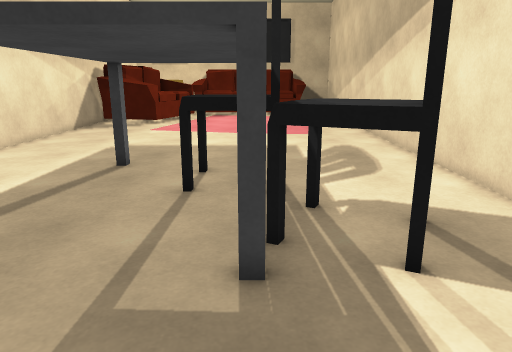
view 1 (above)

16 first-person views from a walk through a Unity game level. The camera is 1.4 m above the floor, tilts 14° down and sees 70° across. The floor is counted in squares, 0.5 m on a side. Each view is taken from the middle of a square. On the plan, view 1 faces up. The plan holds only what a view shows up to about 20 squares ahead; the rest is blank. The place goes on beyond the plan. The player character is not drawn.

view 2
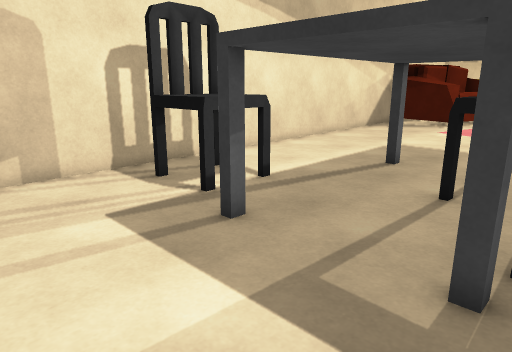

view 3
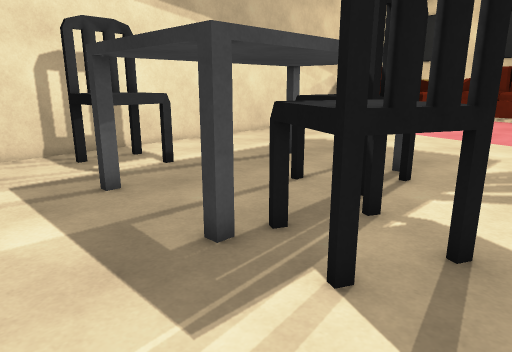

view 4
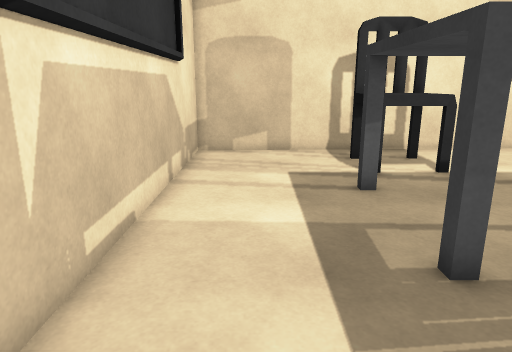

view 5
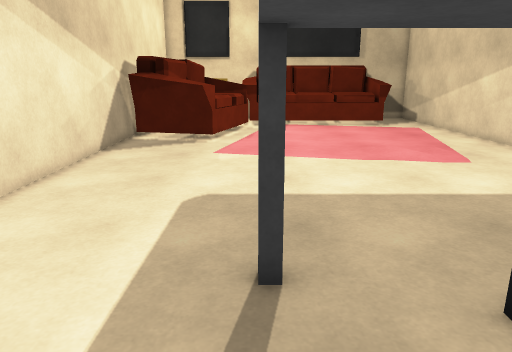

view 6
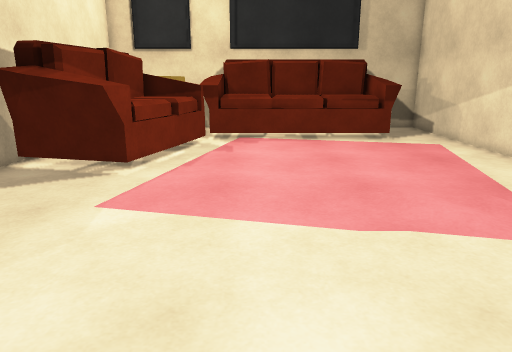

view 7
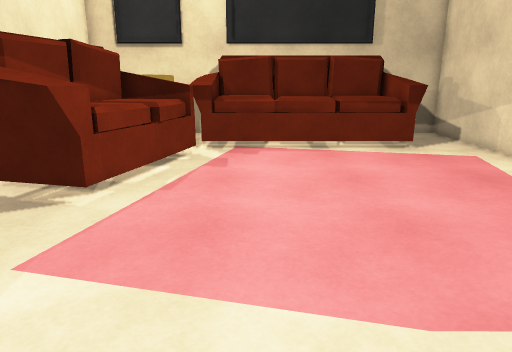

view 8
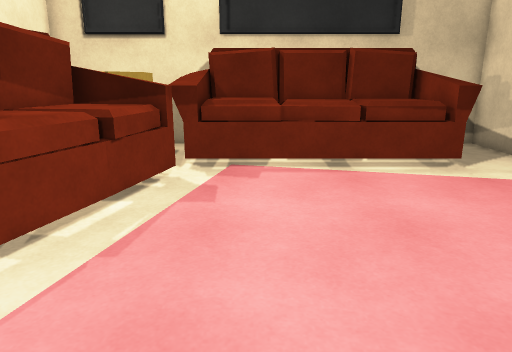

view 9
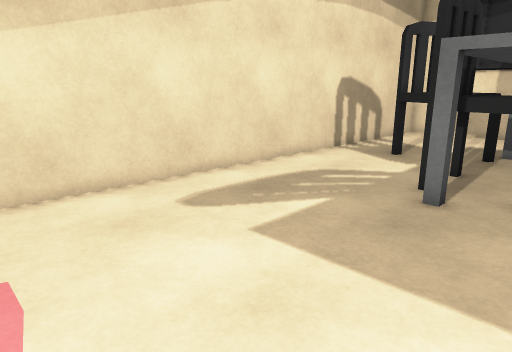

view 10
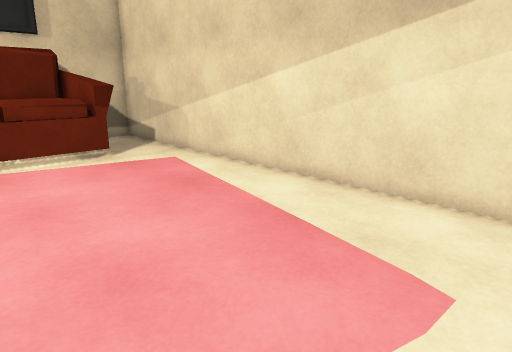

view 11
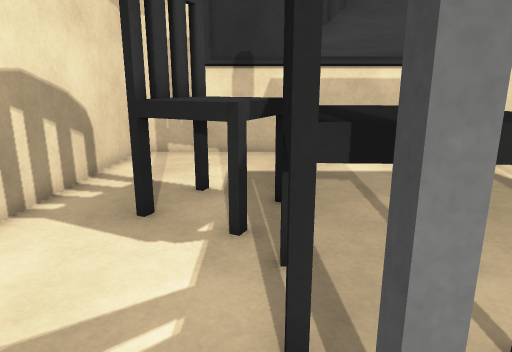

view 12
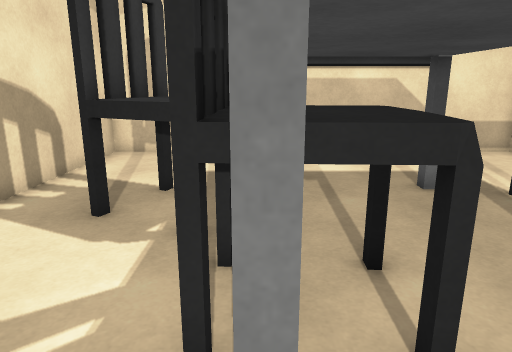

view 13
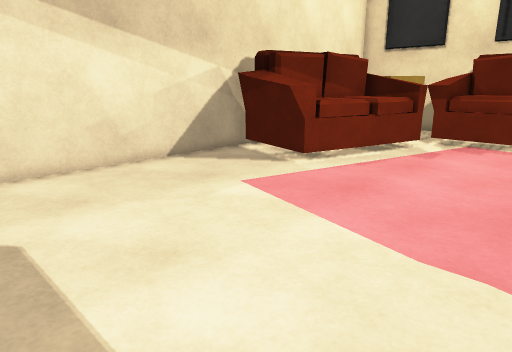

view 14
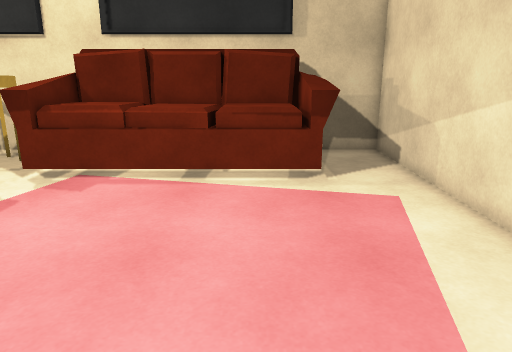

view 15
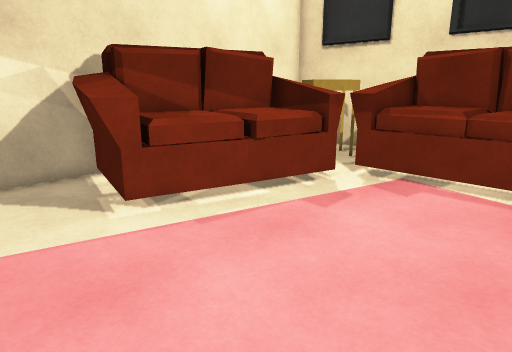

view 16
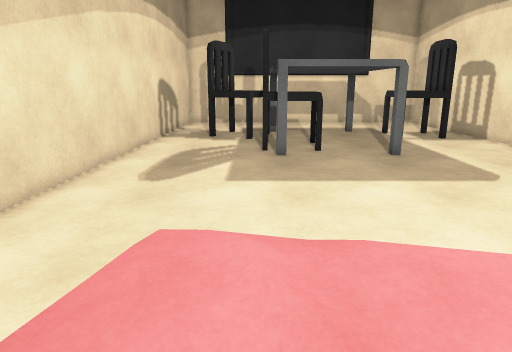

### Floor plan
Key: @ floor where view 1 was taken; # wall or solid block; x gap in a wall; . main floor; : floor 0.25 m higher than the main floor; = window, fence, low wall or low ledge; ^ raised ledge; T thing the floor can be seen under or through.
Columns run from 12 left of view 1 to 8 right of it. Each row starts with its distance up from view 1.
 40                  ####
 39                  ...#
 38         ###  ####...#
 37      #####^^^^^^^...#
 36     ##^^^^^^^^^^^.. #
 35     # ^^^^^^^^^^^..#
 34    ##^^#======.=#..#
 33    #^^^............#
 32    #^^^............#
 31    #^^^............#
 30    ^^^^............#
 29   #^^^.............#
 28  ##^^^.............#
 27 ###^^#.............#
 26 #..................#
 25 #..................#
 24 #..................#
 23 #............:.....#
 22 #..................#
 21 #..................#
 20 #..................#
 19 #..................#
 18 #..................#
 17 #..................#
 16 #..................#
 15 # .................#
 14  #.................#
 13  #.....#....#......#
 12  #........^^^#.....#
 11  #........^ ^x.....#
 10  #........^^^#....##
  9  #........^^^.....#
  8  #.^^^.......^^^..#
  7  #.x^^........^^..#
  6  #.^^^......#^^x..#
  5  #.....#....#.TT..#
  4  #................#
  3  #................#
  2  #................#
  1  #................#
  0  #..........@.....#
 -1  ##################

Positions as (right, up) in squares from view 1, and headings:
1: (0, 0), facing up
2: (1, 0), facing up-left
3: (5, 1), facing up-left
4: (5, 2), facing left
5: (-5, 8), facing up
6: (-3, 15), facing up
7: (-3, 18), facing up
8: (-3, 22), facing up
9: (-3, 22), facing down-right
10: (-2, 20), facing up-right
11: (1, 15), facing down
12: (0, 15), facing down
13: (1, 16), facing up-left
14: (2, 23), facing up
15: (1, 23), facing up-left
16: (1, 28), facing down
